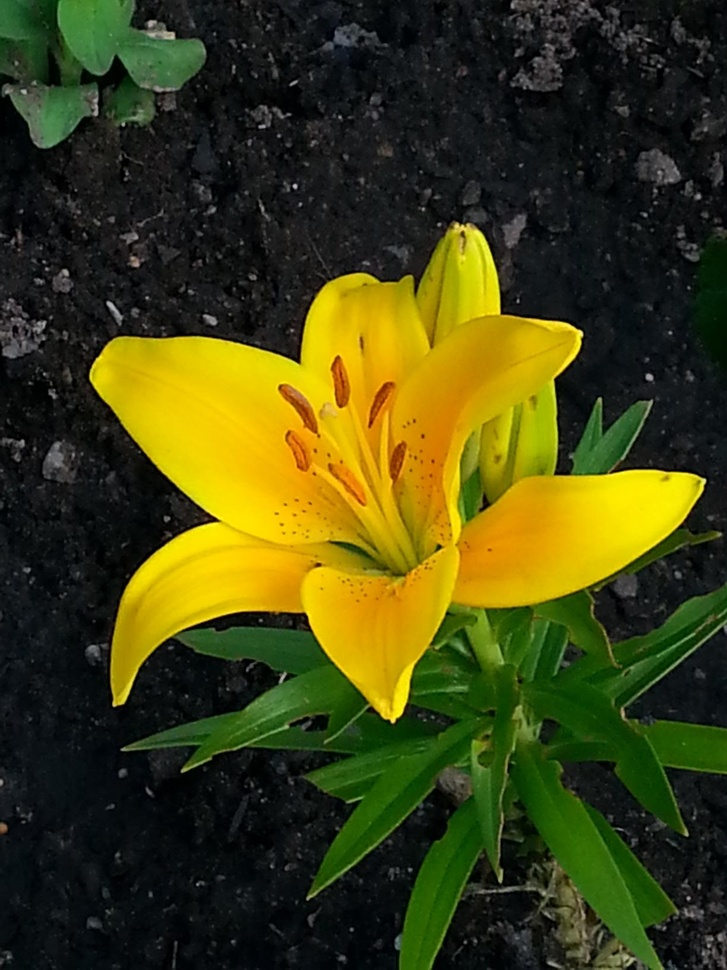
#> input picture week_10_image/yellowlily.jpg, 727 x 970 px, shrunk from 1224 x 1632 before the run, found by its file name
$ python exercise_3.py
#> lines starting #> are read from the running program, lines starting #| are printed output that depends on the picture
import cv2
import numpy as np
import matplotlib.pyplot as plt

image=cv2.imread(r'C:\lap_trinh\laptrinhpython\Tuan10_Anh\yellowlily.jpg')
#> image is the input picture: shape (970, 727, 3); mean B, G, R 18.1, 65.9, 65.5
image_hsv=cv2.cvtColor(image,cv2.COLOR_BGR2HSV)
#> image_hsv: shape (970, 727, 3); mean H, S, V 66.3, 139.4, 75.6
H,S,V=cv2.split(image_hsv)
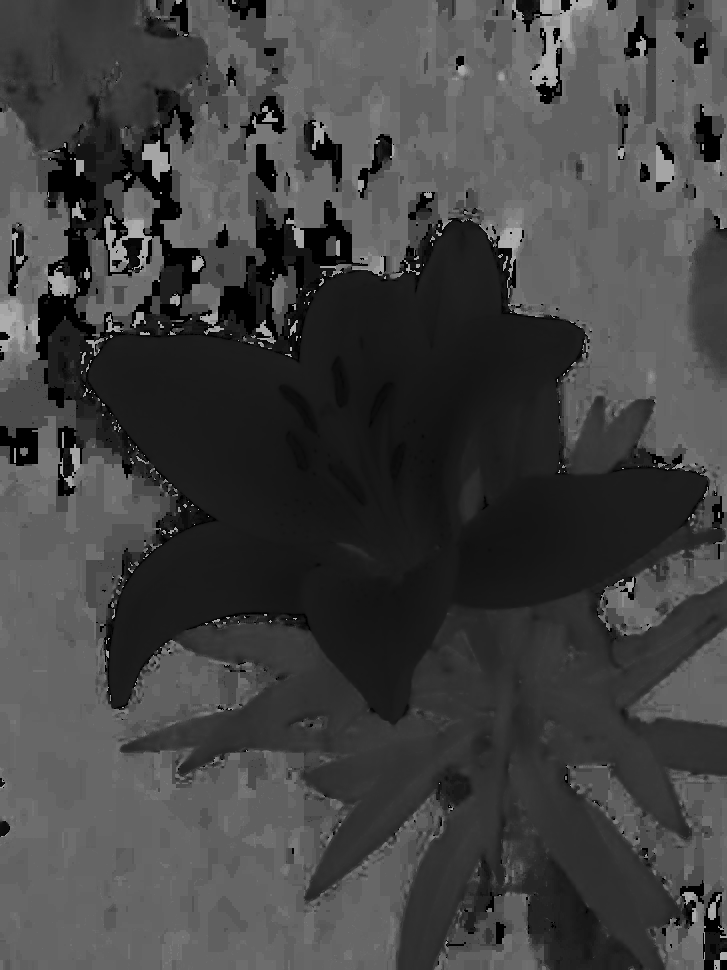
#> H: shape (970, 727); min 0, max 179, mean 66.3
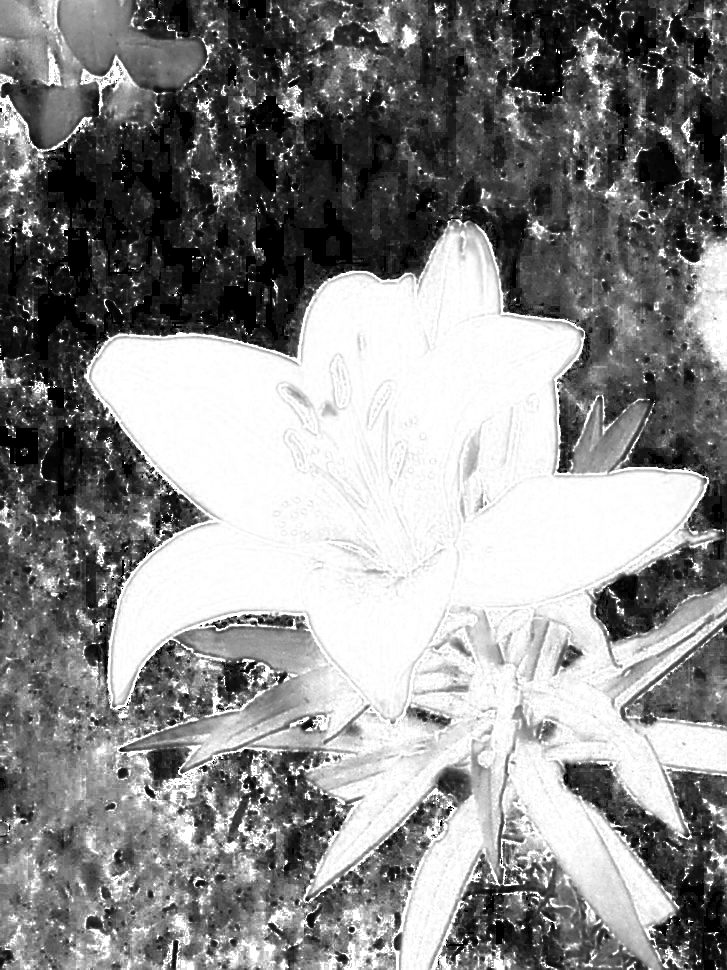
#> S: shape (970, 727); min 0, max 255, mean 139.4
gray = 0.299 * H + 0.587 * S + 0.114 * V
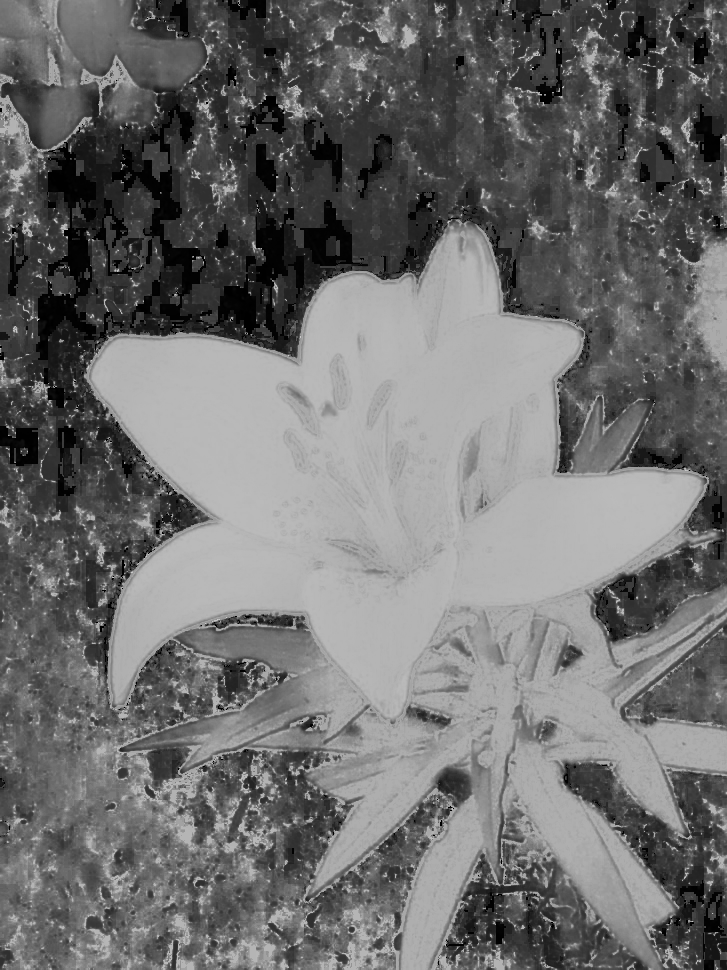
#> gray: shape (970, 727) float64; min 0, max 204, mean 110.3
gray = gray.astype(np.uint8)

# Hiển thị ảnh hsv
plt.subplot(1,2,1)
plt.imshow(gray, cmap='gray')
plt.axis("off")
plt.title("Ảnh hsv (tự tính)")

image_YCbCr=cv2.cvtColor(image,cv2.COLOR_BGR2YCrCb)
#> image_YCbCr: shape (970, 727, 3); mean of channels 0, 1, 2 60.3, 131.7, 104.1
Y,Cr,Cb=cv2.split(image_YCbCr)
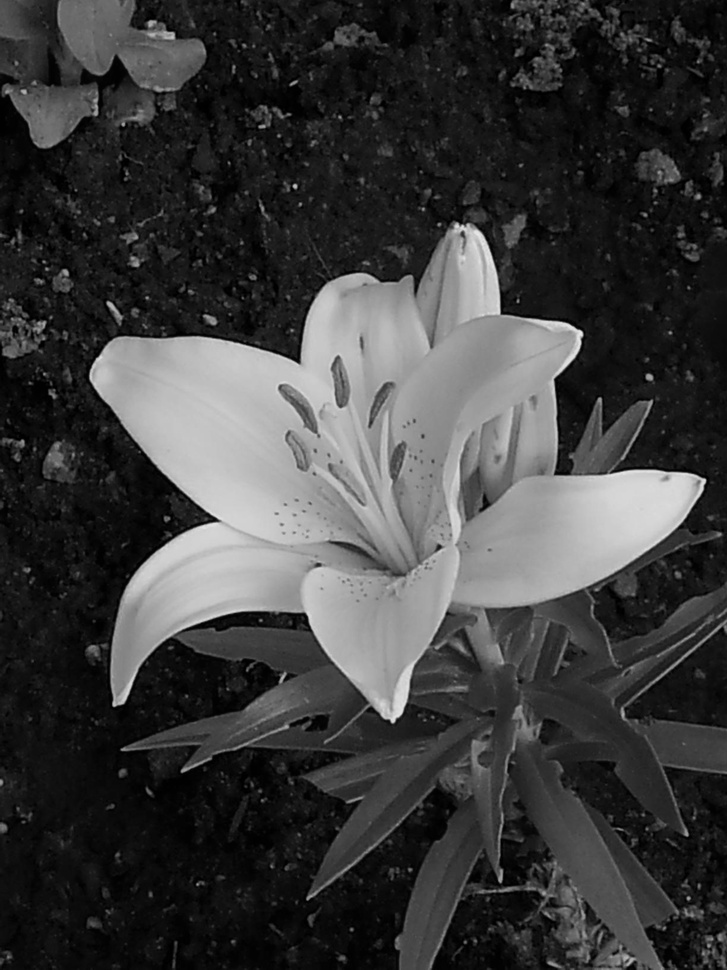
#> Y: shape (970, 727); min 0, max 232, mean 60.3
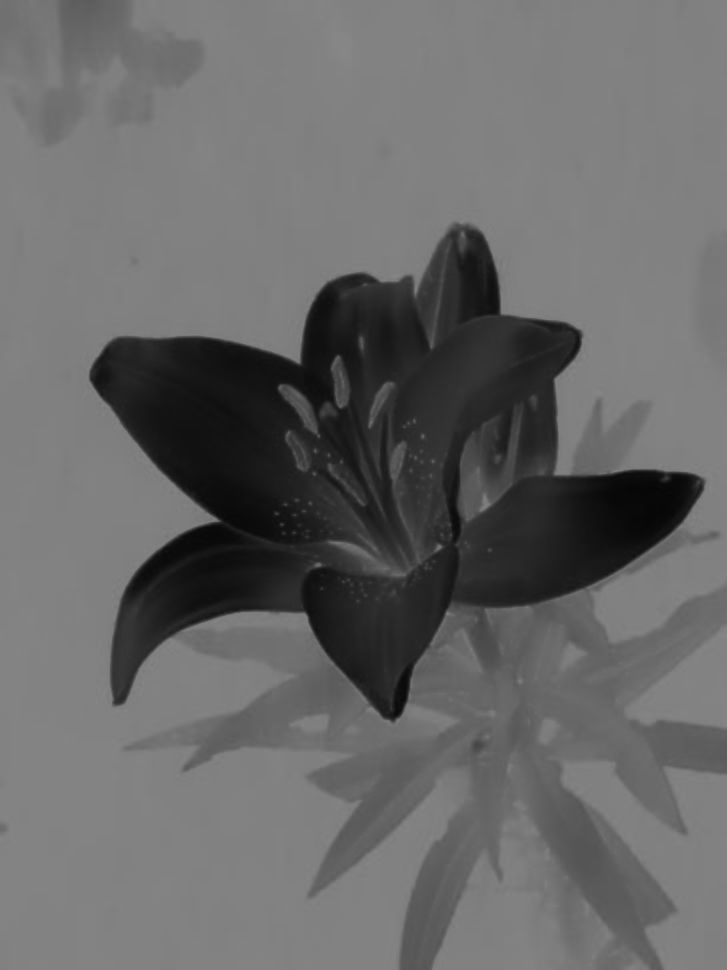
#> Cb: shape (970, 727); min 6, max 135, mean 104.1
gray = 0.299 * Y + 0.587 * Cb + 0.114 * Cr
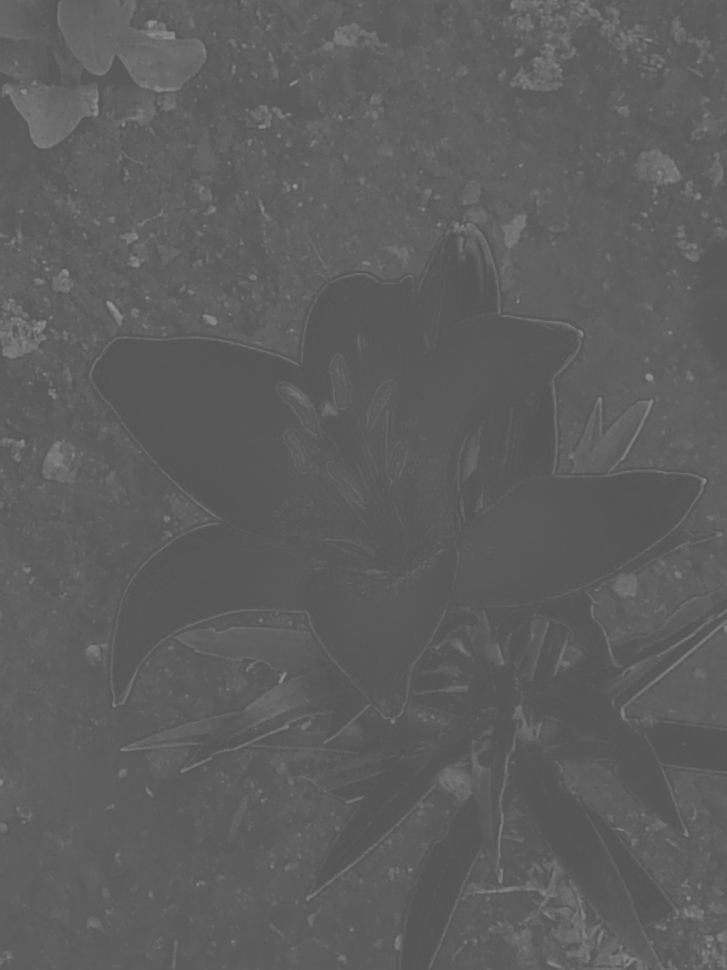
#> gray: shape (970, 727) float64; min 84.69, max 146.9, mean 94.2
gray = gray.astype(np.uint8)

# Hiển thị ảnh Ycbcr
plt.subplot(1,2,2)
plt.imshow(gray, cmap='gray')
plt.axis("off")
plt.title("Ảnh hsv (tự tính)")


plt.show()

$ run again, with week_10_image/Messenger_creation_281ddf50-c1f9-4c54-bf94-135573988c99.jpeg copied over week_10_image/yellowlily.jpg
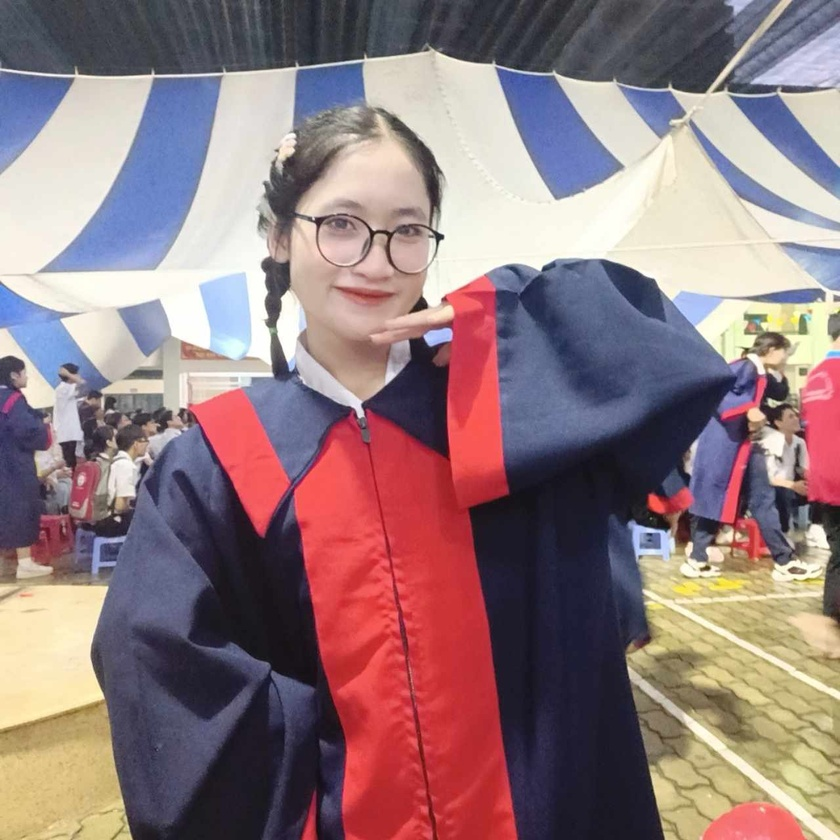
#> input picture week_10_image/Messenger_creation_281ddf50-c1f9-4c54-bf94-135573988c99.jpeg, 840 x 840 px, shrunk from 1280 x 1280 before the run, found by its file name
#> image is the input picture: shape (840, 840, 3); mean B, G, R 126.2, 122.3, 145.8
#> image_hsv: shape (840, 840, 3); mean H, S, V 87.1, 78.1, 159
#> image_YCbCr: shape (840, 840, 3); mean of channels 0, 1, 2 129.8, 139.4, 126
#> `Y,Cr,Cb=cv2.split(image_YCbCr)`:
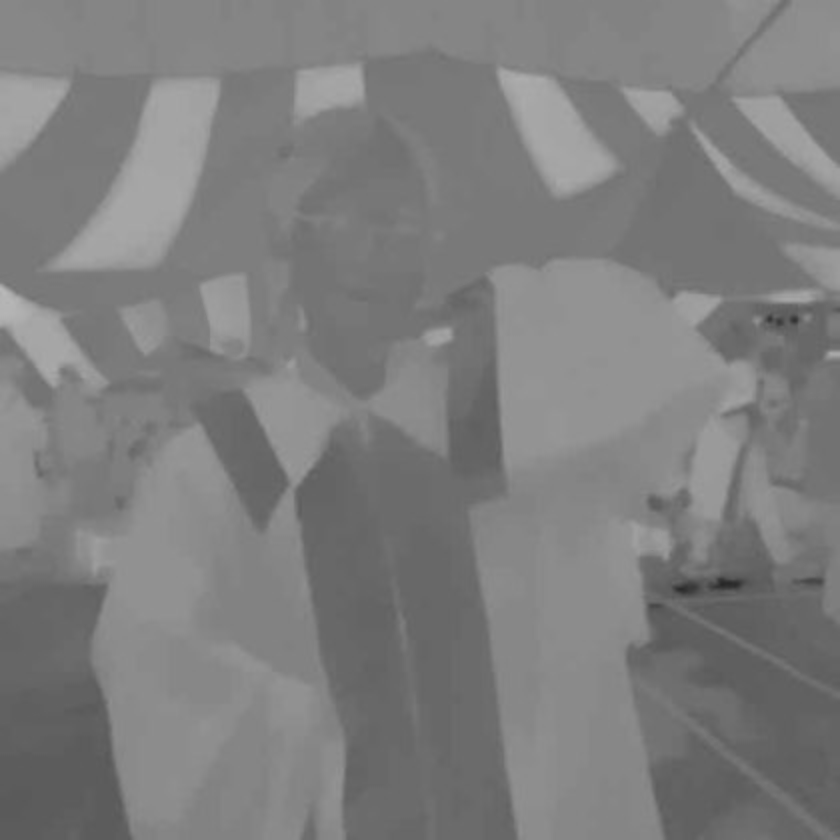
#> Cb: shape (840, 840); min 39, max 185, mean 126
#> `gray = 0.299 * Y + 0.587 * Cb + 0.114 * Cr`:
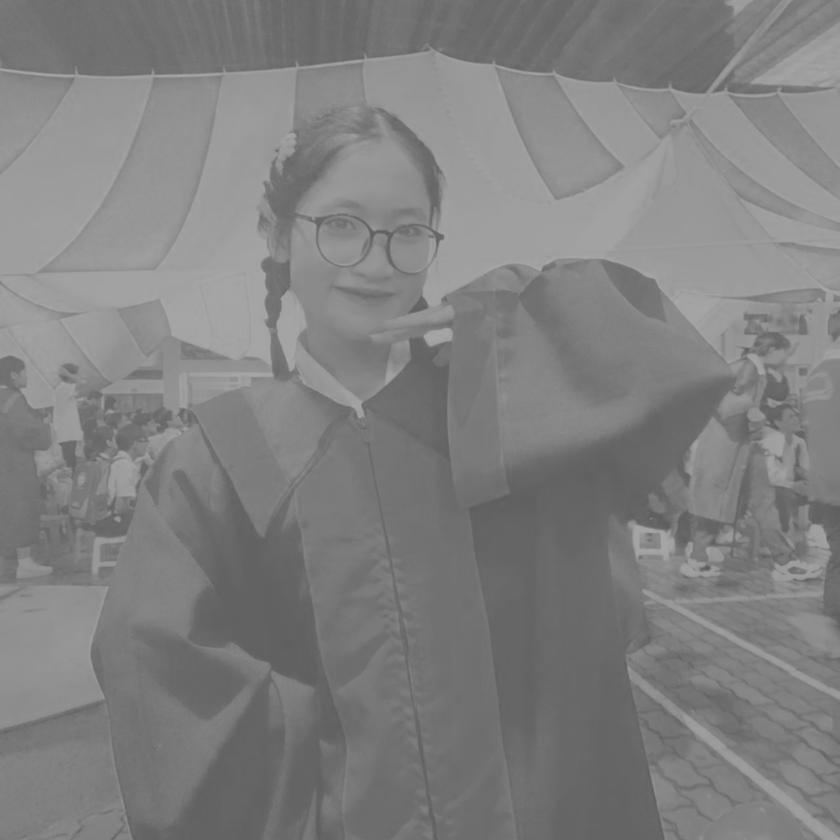
#> gray: shape (840, 840) float64; min 92.56, max 166.6, mean 128.6
